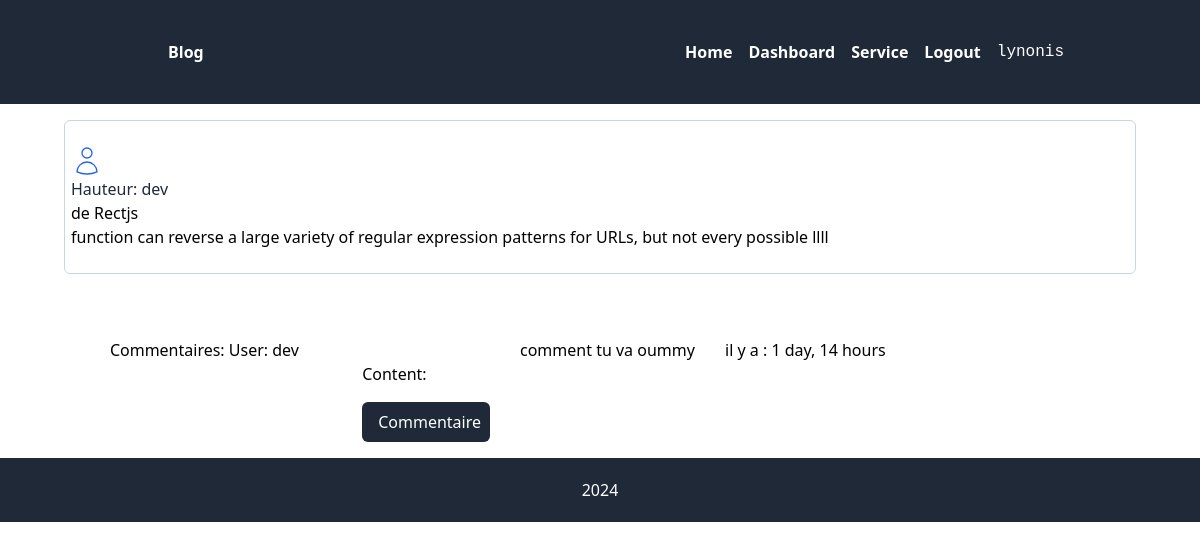
Page /comment_post/113/ (signed in) on the committed database.
### src/models.py (models this page shows, shortened)
class User(AbstractUser):
    pass

class BLog(models.Model):
    user = models.ForeignKey(User, on_delete=models.CASCADE)
    category = models.ForeignKey(CategoryBlog, on_delete=models.CASCADE)
    name = models.CharField(max_length =150, blank=True, null=True)
    Text  = models.TextField(max_length=1000 )
    image = models.ImageField(upload_to="image", blank=True)
    date = models.DateTimeField(auto_now=True)
    likes = models.ManyToManyField(User, related_name='blog_likes', blank=True)

class Comment(models.Model):
    user  = models.ForeignKey(User, on_delete=models.CASCADE)
    post = models.ForeignKey(BLog, on_delete=models.CASCADE)
    content = models.CharField(max_length=234 , blank=False, null=False)
    created_at = models.DateTimeField(auto_now_add=True)

### src/views.py (the view)
# urls.py: path('comment_post/<int:pk>/', views.comment_post, name='comment_post'),
def comment_post(request, pk):
    post = get_object_or_404(BLog, id=pk)
    comment = Comment.objects.filter(post=post).order_by('created_at')
    if request.method == 'POST':
        form  = FormComment(request.POST)
        if form.is_valid():
            new_comment = form.save(commit=False)
            new_comment.post = post
            new_comment.user = request.user
            new_comment.save()
            return redirect(request.META.get('HTTP_REFERER', 'comment_post'))
    else:
       form = FormComment()
    return render(request, 'comment_post.html', {
     'post':post, 'comment':comment, 'form':form
    })

### src/forms.py
class FormComment(forms.ModelForm):
   class Meta :
      model = Comment
      fields = ['content']

### src/templates/comment_post.html (shortened to what this page needs)
{% extends 'base.html' %}
{% load tailwind_filters %}
{% block content %}
    <div class="flex items-stretch mt-2 m-16 space-x-1 ">
        <div class="px-1.5 py-6 bg-gray-200/150 mt-2 rounded-md w-full border
        border-slate-300">
        <p class="text-slate-800"> Hauteur: {{post.user.username}}</p>
        <p>{{post.name}}</p>
        <p>{{post.Text}}</p>
   </div>
</div>
<div class="container flex justify-center mt-16">
    <div class="grid grid-cols-4 gap-4">
        {% for comments in comment %}
        <p class=> Commentaires: User: {{ comments.user.username }}</p><br>
            <p>{{ comments.content }}</p>
            <p> il y a : {{ comments.created_at| timesince }}</p>
          {% endfor %}
      </div>
  </div>
  {% if user.is_authenticated %}
  <div class=" container flex justify-center ">
    <form action="" hx-post="{% url 'comment_post' post.id %}"  hx-target="body" method="POST">
          <div>
           {{ form |crispy }}
          </div>
        <button class="bg-gray-800 px-4 py-2 rounded-md w-32 text-white mt-4" type="submit">Commentaire</button>
    </form>
 </div>
 {% else %}
    <div class="flex justify-center">
      <p  class="text-red-700">Connnectez-vous et  Commentaire les Articles.</p>
      <a class="text-blue-600" href="{% url 'user_login' %}">connexion</a>
    </div>
 {% endif %}
{% endblock content %}

### templates/navabar.html (shortened to what this page needs)
<nav class="bg-gray-800 p-10">
  <div class="container max-auto  flex justify-between items-center pl-42">
     <div class="text-white font-bold pl-32">
          <a href="">Blog</a>
     </div>
     <div class="hidden md:flex  space-x-4 pl-20 ">
        <a class="text-white font-bold hover:underline decoration-sky-500" href="{% url 'index' %}">Home</a>
        <a class="text-white font-bold hover:underline decoration-sky-500" href="{% url 'dashboard' %}">Dashboard</a>
        <a class="text-white font-bold hover:underline decoration-sky-500" href="">Service</a>
        {% if user.is_authenticated %}
        <a class="text-white font-bold hover:underline decoration-sky-500" href="{% url 'user_logut' %}">Logout</a>
         <samp class="text-white">{{user.username}}</samp>
         {% else %}
         <a class="text-white font-bold hover:underline decoration-sky-500" href="{% url 'user_login' %}">Login</a>
        {% endif %}
     </div>
  </div>
</nav>

### rows in the picture
User: username "lynonis"
BLog: user.username "dev", name "de Rectjs", Text "function can reverse a large variety of regular expression patterns for URLs, but not every possible llll"
Comment: user.username "dev", content "comment tu va oummy", created_at "1 day, 14 hours"
